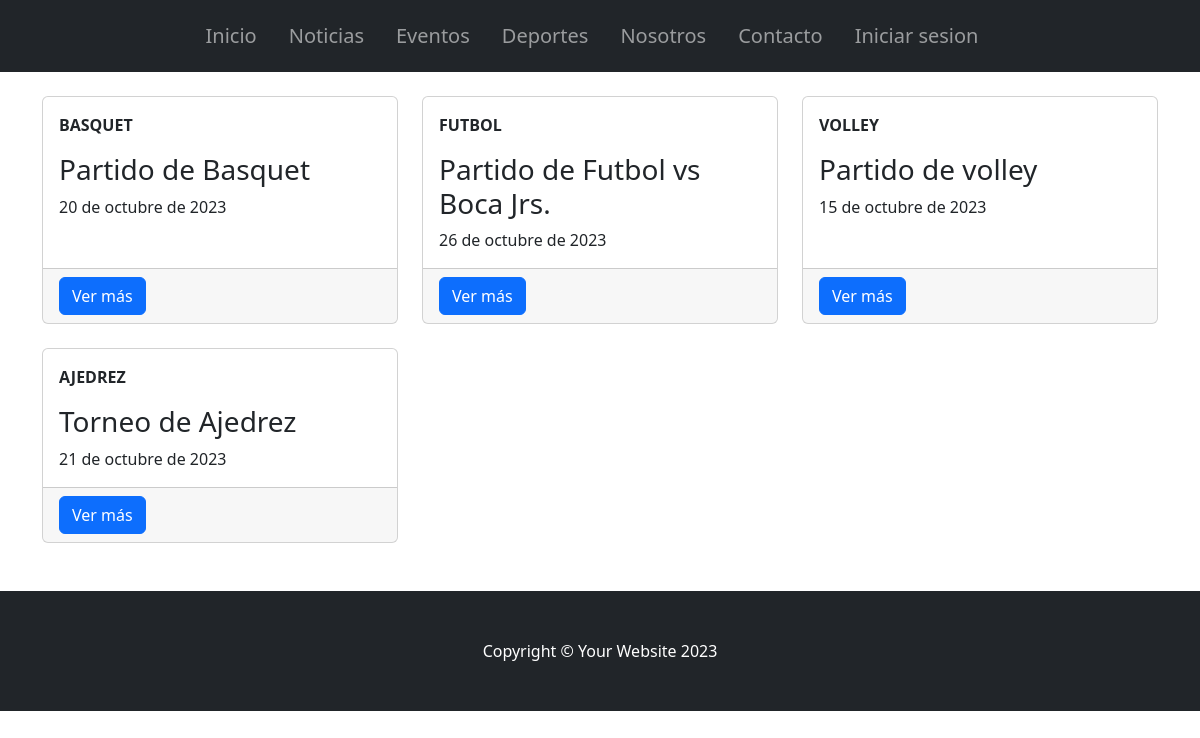
Screenshot of /AppClub/listarEventos/ with the database file from the repository.
### AppClub/models.py (models this page shows, shortened)
class Evento(models.Model):
    titulo = models.CharField(max_length=100)
    fecha = models.DateField()
    descripcion = models.TextField()
    deporte = models.ForeignKey(Deporte, on_delete=models.CASCADE, null=True)

class Deporte(models.Model):
    nombre = models.CharField(max_length=60)
    descripcion = models.CharField(max_length=60)
    categoria = models.CharField(max_length=60)
    def __str__(self):
        return f"{self.nombre}"

### AppClub/views.py (the view)
# urls.py: path("listarEventos/", EventoList.as_view(), name="listarEventos"),
class EventoList(ListView):
    model = Evento
    template_name = "evento_list.html"
    context_object_name = "eventos"

### AppClub/templates/evento_list.html (shortened to what this page needs)
{% extends 'padre.html' %}
{% block ContenidoQueCambia %}
<div class="container mt-4 mb-4">
    <div class="row">
        {% for evento in eventos %}
            <div class="col-lg-4 col-md-6 mb-4">
                <div class="card h-100">
                    <div class="card-body">
                        <p><strong style="text-transform: uppercase;">{{evento.deporte}}</strong></p>
                        <h3 class="card-title">{{ evento.titulo }}</h3>
                        <p class="card-text">{{ evento.fecha }}</p>
                    </div>
                    <div class="card-footer d-flex justify-content-between">
                        <a class="btn btn-primary btn-block" href="{% url 'detallarEventos' pk=evento.pk %}">Ver más</a>
                    </div>
                </div>
            </div>
        {% empty %}
            <p>No hay eventos disponibles.</p>
        {% endfor %}
    </div>
</div>
{% endblock ContenidoQueCambia %}

### rows the page displays
Evento: deporte "BASQUET", titulo "Partido de Basquet", fecha "20 de octubre de 2023"
Evento: deporte "FUTBOL", titulo "Partido de Futbol vs Boca Jrs.", fecha "26 de octubre de 2023"
Evento: deporte "VOLLEY", titulo "Partido de volley", fecha "15 de octubre de 2023"
Evento: deporte "AJEDREZ", titulo "Torneo de Ajedrez", fecha "21 de octubre de 2023"
